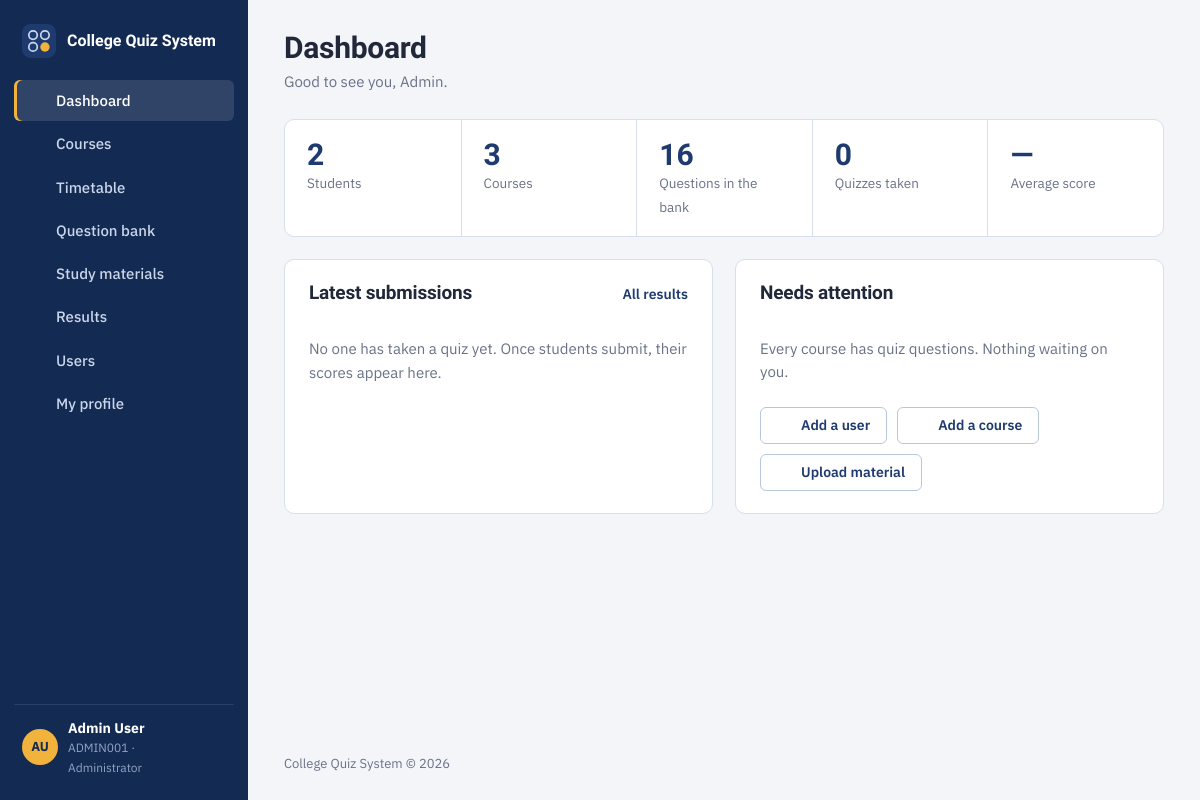
/dashboard.php (signed in), run on the app's committed database.
### tables this page shows
CREATE TABLE `users` (
  `id`            INT UNSIGNED NOT NULL AUTO_INCREMENT,
  `reg_number`    VARCHAR(50)  NOT NULL,
  `first_name`    VARCHAR(80)  NOT NULL,
  `last_name`     VARCHAR(80)  NOT NULL,
  `email`         VARCHAR(150) NOT NULL DEFAULT '',
  `phone`         VARCHAR(30)  NOT NULL DEFAULT '',
  `role`          ENUM('admin','student') NOT NULL DEFAULT 'student',
  `password_hash` VARCHAR(255) NOT NULL,
  `created_at`    DATETIME     NOT NULL DEFAULT CURRENT_TIMESTAMP,
  PRIMARY KEY (`id`),
  UNIQUE KEY `uq_users_reg` (`reg_number`)
);

### includes/init.php (called while the page is built, shortened)
<?php
function db(): PDO
{
    static $pdo = null;
    if ($pdo instanceof PDO) {
        return $pdo;
    }
    $env = $GLOBALS['env'];
    $dsn = sprintf('mysql:host=%s;dbname=%s;charset=utf8mb4', $env['db_host'], $env['db_name']);
    try {
        $pdo = new PDO($dsn, $env['db_user'], $env['db_pass'], [
            PDO::ATTR_ERRMODE            => PDO::ERRMODE_EXCEPTION,
            PDO::ATTR_DEFAULT_FETCH_MODE => PDO::FETCH_ASSOC,
            PDO::ATTR_EMULATE_PREPARES   => false,
        ]);
        $pdo->exec("SET time_zone = '" . date('P') . "'");
    } catch (PDOException $ex) {
        http_response_code(500);
        $detail = !empty($env['debug']) ? '<p><code>' . e($ex->getMessage()) . '</code></p>' : '';
        exit('<!doctype html><meta charset="utf-8"><title>Database unavailable</title>'
            . '<div style="font-family:system-ui;max-width:560px;margin:15vh auto;padding:0 16px">'
            . '<h1 style="font-size:22px">Can\'t reach the database</h1>'
            . '<p>Check the database settings in <b>config.php</b> and make sure <b>database.sql</b> has been imported.</p>'
            . $detail . '</div>');
    }
    return $pdo;
}
function q(string $sql, array $params = []): PDOStatement
{
    $stmt = db()->prepare($sql);
    $stmt->execute($params);
    return $stmt;
}
function e($value): string
{
    return htmlspecialchars((string) $value, ENT_QUOTES | ENT_SUBSTITUTE, 'UTF-8');
}
function app_name(): string
{
    return $GLOBALS['config']['app_name'] ?? 'College Quiz System';
}
function current_user(): ?array
{
    static $user = false;
    if ($user !== false) return $user;
    $id = $_SESSION['user_id'] ?? null;
    $row = q('SELECT id, reg_number, first_name, last_name, email, phone, role FROM users WHERE id = ?', [$id])->fetch();
    return $user = $row;
}
function require_login(): array
{
    $u = current_user();
    return $u;
}
require __DIR__ . '/layout.php';

### includes/layout.php (the view, shortened to what this page needs)
<?php
function icon(string $name): string
{
    $p = [
        'home'     => '<path d="M3 11l9-7 9 7"/><path d="M5 10v10h14V10"/>',
        'book'     => '<path d="M4 5a2 2 0 012-2h13v16H6a2 2 0 00-2 2z"/><path d="M4 19V5"/>',
        'calendar' => '<rect x="3" y="5" width="18" height="16" rx="2"/><path d="M3 10h18M8 3v4M16 3v4"/>',
        'file'     => '<path d="M14 3H6v18h12V7z"/><path d="M14 3v4h4"/>',
        'quiz'     => '<circle cx="7" cy="7" r="3"/><circle cx="17" cy="7" r="3"/><circle cx="7" cy="17" r="3"/><circle cx="17" cy="17" r="3" fill="currentColor"/>',
        'chart'    => '<path d="M4 20V10M10 20V4M16 20v-7M22 20H2"/>',
        'users'    => '<circle cx="9" cy="8" r="3.5"/><path d="M2.5 20a6.5 6.5 0 0113 0"/><path d="M16 4.5a3.5 3.5 0 010 7M18 14a6 6 0 013.5 6"/>',
        'user'     => '<circle cx="12" cy="8" r="4"/><path d="M4 21a8 8 0 0116 0"/>',
        'list'     => '<path d="M9 6h12M9 12h12M9 18h12"/><circle cx="4" cy="6" r="1.2"/><circle cx="4" cy="12" r="1.2"/><circle cx="4" cy="18" r="1.2"/>',
        'logout'   => '<path d="M15 4h4v16h-4"/><path d="M10 8l-4 4 4 4M6 12h10"/>',
        'plus'     => '<path d="M12 5v14M5 12h14"/>',
        'download' => '<path d="M12 4v11M7 10l5 5 5-5M5 20h14"/>',
        'trash'    => '<path d="M4 7h16M9 7V4h6v3M6 7l1 13h10l1-13"/>',
        'edit'     => '<path d="M4 20h4L19 9l-4-4L4 16z"/>',
        'clock'    => '<circle cx="12" cy="12" r="9"/><path d="M12 7v5l3 2"/>',
        'menu'     => '<path d="M4 7h16M4 12h16M4 17h16"/>',
        'check'    => '<path d="M5 12l5 5 9-10"/>',
        'x'        => '<path d="M6 6l12 12M18 6L6 18"/>',
        'eye'      => '<path d="M2 12s4-7 10-7 10 7 10 7-4 7-10 7S2 12 2 12z"/><circle cx="12" cy="12" r="3"/>',
    ];
    return '<svg class="icon" viewBox="0 0 24 24" fill="none" stroke="currentColor" stroke-width="1.8" stroke-linecap="round" stroke-linejoin="round" aria-hidden="true">'
        . ($p[$name] ?? '') . '</svg>';
}
function nav_items(string $role): array
{
    if ($role === 'admin') {
        return [
            'dashboard' => ['Dashboard', 'dashboard.php', 'home'],
            'courses'   => ['Courses', 'courses.php', 'book'],
            'timetable' => ['Timetable', 'timetable.php', 'calendar'],
            'questions' => ['Question bank', 'questions.php', 'list'],
            'materials' => ['Study materials', 'materials.php', 'file'],
            'results'   => ['Results', 'results.php', 'chart'],
            'users'     => ['Users', 'users.php', 'users'],
            'profile'   => ['My profile', 'profile.php', 'user'],
        ];
    }
    return [
        'dashboard' => ['Dashboard', 'dashboard.php', 'home'],
        'quizzes'   => ['Quizzes', 'quizzes.php', 'quiz'],
        'results'   => ['My results', 'results.php', 'chart'],
        'courses'   => ['Courses', 'courses.php', 'book'],
        'timetable' => ['Timetable', 'timetable.php', 'calendar'],
        'materials' => ['Study materials', 'materials.php', 'file'],
        'profile'   => ['My profile', 'profile.php', 'user'],
    ];
}
function page_head(string $title, string $bodyClass = ''): void
{
    ?><!doctype html>
<html lang="en">
<head>
  <link rel="stylesheet" href="assets/css/app.css?v=1">
</head>
<body class="<?= e($bodyClass) ?>">
<?php
}
function layout_start(string $title, string $active, string $subtitle = ''): void
{
    $u = require_login();
    page_head($title);
    $initials = strtoupper(mb_substr($u['first_name'], 0, 1) . mb_substr($u['last_name'], 0, 1));
    ?>
<div class="shell">
  <aside class="sidebar" id="sidebar">
    <a class="brand" href="dashboard.php">
      <img src="assets/img/logo.svg" alt="" width="34" height="34">
      <span><?= e(app_name()) ?></span>
    </a>
    <nav class="nav" aria-label="Main">
      <?php foreach (nav_items($u['role']) as $key => [$label, $href, $ic]): ?>
        <a href="<?= e($href) ?>" class="<?= $key === $active ? 'is-active' : '' ?>"<?= $key === $active ? ' aria-current="page"' : '' ?>>
          <?= icon($ic) ?><span><?= e($label) ?></span>
        </a>
      <?php endforeach; ?>
    </nav>
    <div class="me">
      <span class="avatar"><?= e($initials) ?></span>
      <span class="me-text">
        <b><?= e($u['first_name'] . ' ' . $u['last_name']) ?></b>
        <small><?= e($u['reg_number']) ?> · <?= $u['role'] === 'admin' ? 'Administrator' : 'Student' ?></small>
      </span>
      <a class="icon-btn" href="logout.php" title="Sign out" aria-label="Sign out"><?= icon('logout') ?></a>
    </div>
  </aside>
  <main class="main">
    <header class="topbar">
      <div>
        <h1><?= e($title) ?></h1>
        <?php if ($subtitle): ?><p class="subtitle"><?= e($subtitle) ?></p><?php endif; ?>
      </div>
    </header>
    <div class="content">
<?php
}
function layout_end(): void
{
    ?>
    </div>
    <footer class="foot"><?= e(app_name()) ?> &copy; <?= date('Y') ?></footer>
  </main>
</div>
</body>
</html>
<?php
}

### assets/css/app.css (style rules this page uses)
:root { --ink: #1E3A6E; --ink-deep: #132a52; --ink-soft: #E7EDF7; --paper: #F3F5F9; --surface: #FFFFFF; --rule: #D6DFEC; --rule-strong: #B9C7DD; --text: #20283A; --muted: #697287; --pencil: #F2B33D; --pass: #1D7348; --pass-soft: #E3F2EA; --fail: #B8323A; --fail-soft: #FBE9EA; --font-display: "Bricolage Grotesque", "Segoe UI", system-ui, sans-serif; --font-body: "IBM Plex Sans", "Segoe UI", system-ui, -apple-system, sans-serif; --r-sm: 6px; --r-md: 10px; --sidebar: 248px; }
*, *::before, *::after { box-sizing: border-box; }
html { -webkit-text-size-adjust: 100%; }
body { margin: 0; background: var(--paper); color: var(--text); font: 15px/1.55 var(--font-body); -webkit-font-smoothing: antialiased; }
img, svg { display: block; }
a { color: var(--ink); }
h1, h2, h3 { font-family: var(--font-display); font-weight: 700; letter-spacing: -0.01em; line-height: 1.2; margin: 0; }
p { margin: 0 0 .75em; }
small, .small { font-size: 13px; }
.icon { width: 18px; height: 18px; flex: none; }
.btn .icon { width: 16px; height: 16px; }
.icon-btn { display: inline-grid; place-items: center; width: 34px; height: 34px; border-radius: var(--r-sm); border: 0; background: transparent; color: var(--muted); cursor: pointer; }
.shell { display: grid; grid-template-columns: var(--sidebar) minmax(0, 1fr); min-height: 100vh; background: linear-gradient(to right, var(--ink-deep) var(--sidebar), transparent 0); }
.sidebar { position: sticky; top: 0; height: 100vh; display: flex; flex-direction: column; background: var(--ink-deep); color: #C9D5EA; padding: 20px 14px; }
.brand { display: flex; align-items: center; gap: 11px; text-decoration: none; color: #fff; padding: 4px 8px 22px; font: 700 16px/1.15 var(--font-display); }
.nav { display: grid; gap: 2px; }
.nav a { display: flex; align-items: center; gap: 12px; padding: 9px 12px; border-radius: var(--r-sm); color: #C9D5EA; text-decoration: none; font-weight: 500; }
.nav a.is-active { background: rgba(255, 255, 255, .12); color: #fff; box-shadow: inset 3px 0 0 var(--pencil); }
.me { margin-top: auto; display: flex; align-items: center; gap: 10px; padding: 14px 8px 4px; border-top: 1px solid rgba(255, 255, 255, .1); }
.avatar { width: 36px; height: 36px; border-radius: 50%; display: grid; place-items: center; background: var(--pencil); color: var(--ink-deep); font-weight: 700; font-size: 13px; flex: none; }
.me-text { min-width: 0; flex: 1; line-height: 1.3; }
.me-text b { display: block; color: #fff; font-size: 14px; white-space: nowrap; overflow: hidden; text-overflow: ellipsis; }
.me-text small { color: #93A4C3; font-size: 12px; }
.me .icon-btn { color: #93A4C3; }
.main { display: flex; flex-direction: column; min-width: 0; }
.topbar { display: flex; align-items: center; gap: 12px; padding: 30px 36px 6px; }
.topbar h1 { font-size: 30px; }
.subtitle { color: var(--muted); margin: 4px 0 0; }
.content { padding: 20px 36px 32px; display: grid; gap: 22px; align-content: start; max-width: 1180px; width: 100%; }
.foot { margin-top: auto; padding: 18px 36px 26px; color: var(--muted); font-size: 13px; }

### data on the page
users: role "admin" (drawn), initials "AU", first_name+last_name "Admin User", reg_number "ADMIN001"

### other printed values
app_name() "College Quiz System"
$label "Dashboard"
$label "Courses"
$label "Timetable"
$label "Question bank"
$label "Study materials"
$label "Results"
$label "Users"
$label "My profile"
$title "Dashboard"
$subtitle "Good to see you, Admin."
$stats['students'] "2"
$stats['courses'] "3"
$stats['questions'] "16"
$stats['attempts'] "0"
